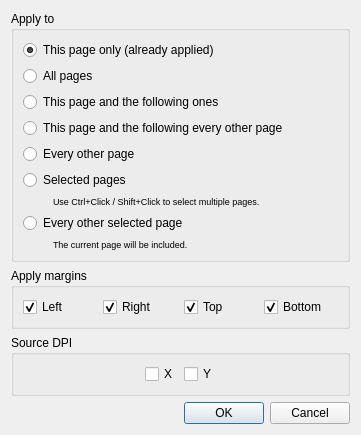
<?xml version="1.0" encoding="UTF-8"?>
<ui version="4.0">
 <class>page_layout::ApplyMarginsDialog</class>
 <widget class="QDialog" name="page_layout::ApplyMarginsDialog">
  <property name="windowModality">
   <enum>Qt::WindowModal</enum>
  </property>
  <property name="geometry">
   <rect>
    <x>0</x>
    <y>0</y>
    <width>361</width>
    <height>400</height>
   </rect>
  </property>
  <layout class="QVBoxLayout" name="verticalLayout_5">
   <item>
    <widget class="QGroupBox" name="groupBox_2">
     <property name="title">
      <string>Apply to</string>
     </property>
     <layout class="QVBoxLayout" name="verticalLayout_2">
      <item>
       <widget class="QRadioButton" name="thisPageRB">
        <property name="text">
         <string>This page only (already applied)</string>
        </property>
        <property name="checked">
         <bool>true</bool>
        </property>
       </widget>
      </item>
      <item>
       <widget class="QRadioButton" name="allPagesRB">
        <property name="text">
         <string>All pages</string>
        </property>
       </widget>
      </item>
      <item>
       <widget class="QRadioButton" name="thisPageAndFollowersRB">
        <property name="text">
         <string>This page and the following ones</string>
        </property>
       </widget>
      </item>
      <item>
       <widget class="QRadioButton" name="thisEveryOtherRB">
        <property name="text">
         <string>This page and the following every other page</string>
        </property>
       </widget>
      </item>
      <item>
       <widget class="QRadioButton" name="everyOtherRB">
        <property name="text">
         <string>Every other page</string>
        </property>
       </widget>
      </item>
      <item>
       <widget class="QRadioButton" name="selectedPagesRB">
        <property name="text">
         <string>Selected pages</string>
        </property>
       </widget>
      </item>
      <item>
       <layout class="QHBoxLayout" name="horizontalLayout_2">
        <item>
         <spacer name="horizontalSpacer_5">
          <property name="orientation">
           <enum>Qt::Horizontal</enum>
          </property>
          <property name="sizeType">
           <enum>QSizePolicy::Fixed</enum>
          </property>
          <property name="sizeHint" stdset="0">
           <size>
            <width>30</width>
            <height>0</height>
           </size>
          </property>
         </spacer>
        </item>
        <item>
         <widget class="QLabel" name="selectedPagesHint">
          <property name="font">
           <font>
            <pointsize>7</pointsize>
           </font>
          </property>
          <property name="text">
           <string>Use Ctrl+Click / Shift+Click to select multiple pages.</string>
          </property>
         </widget>
        </item>
       </layout>
      </item>
      <item>
       <widget class="QRadioButton" name="everyOtherSelectedRB">
        <property name="text">
         <string>Every other selected page</string>
        </property>
       </widget>
      </item>
      <item>
       <layout class="QHBoxLayout" name="horizontalLayout_5">
        <item>
         <spacer name="horizontalSpacer_6">
          <property name="orientation">
           <enum>Qt::Horizontal</enum>
          </property>
          <property name="sizeType">
           <enum>QSizePolicy::Fixed</enum>
          </property>
          <property name="sizeHint" stdset="0">
           <size>
            <width>30</width>
            <height>0</height>
           </size>
          </property>
         </spacer>
        </item>
        <item>
         <widget class="QLabel" name="everyOtherSelectedHint">
          <property name="font">
           <font>
            <pointsize>7</pointsize>
           </font>
          </property>
          <property name="text">
           <string>The current page will be included.</string>
          </property>
         </widget>
        </item>
       </layout>
      </item>
     </layout>
    </widget>
   </item>
   <item>
    <widget class="QGroupBox" name="marginsToApplyGroup">
     <property name="title">
      <string>Apply margins</string>
     </property>
     <layout class="QHBoxLayout" name="horizontalLayout_margins">
      <item>
       <widget class="QCheckBox" name="applyLeftCB">
        <property name="text">
         <string>Left</string>
        </property>
        <property name="checked">
         <bool>true</bool>
        </property>
       </widget>
      </item>
      <item>
       <widget class="QCheckBox" name="applyRightCB">
        <property name="text">
         <string>Right</string>
        </property>
        <property name="checked">
         <bool>true</bool>
        </property>
       </widget>
      </item>
      <item>
       <widget class="QCheckBox" name="applyTopCB">
        <property name="text">
         <string>Top</string>
        </property>
        <property name="checked">
         <bool>true</bool>
        </property>
       </widget>
      </item>
      <item>
       <widget class="QCheckBox" name="applyBottomCB">
        <property name="text">
         <string>Bottom</string>
        </property>
        <property name="checked">
         <bool>true</bool>
        </property>
       </widget>
      </item>
     </layout>
    </widget>
   </item>
   <item>
    <widget class="QGroupBox" name="sourceDpiToApplyGroup">
     <property name="title">
      <string>Source DPI</string>
     </property>
     <layout class="QHBoxLayout" name="sourceDpiToApplyLayout">
      <item>
       <spacer name="sourceDpiLeftSpacer">
        <property name="orientation">
         <enum>Qt::Horizontal</enum>
        </property>
        <property name="sizeType">
         <enum>QSizePolicy::Expanding</enum>
        </property>
        <property name="sizeHint" stdset="0">
         <size>
          <width>0</width>
          <height>0</height>
         </size>
        </property>
       </spacer>
      </item>
      <item>
       <widget class="QCheckBox" name="applyDpiXCB">
        <property name="text">
         <string>X</string>
        </property>
        <property name="checked">
         <bool>false</bool>
        </property>
        <property name="toolTip">
         <string>Copy this page&apos;s horizontal source DPI to the target pages.</string>
        </property>
       </widget>
      </item>
      <item>
       <widget class="QCheckBox" name="applyDpiYCB">
        <property name="text">
         <string>Y</string>
        </property>
        <property name="checked">
         <bool>false</bool>
        </property>
        <property name="toolTip">
         <string>Copy this page&apos;s vertical source DPI to the target pages.</string>
        </property>
       </widget>
      </item>
      <item>
       <spacer name="sourceDpiRightSpacer">
        <property name="orientation">
         <enum>Qt::Horizontal</enum>
        </property>
        <property name="sizeType">
         <enum>QSizePolicy::Expanding</enum>
        </property>
        <property name="sizeHint" stdset="0">
         <size>
          <width>0</width>
          <height>0</height>
         </size>
        </property>
       </spacer>
      </item>
     </layout>
    </widget>
   </item>
   <item>
    <spacer name="verticalSpacer">
     <property name="orientation">
      <enum>Qt::Vertical</enum>
     </property>
     <property name="sizeHint" stdset="0">
      <size>
       <width>20</width>
       <height>0</height>
      </size>
     </property>
    </spacer>
   </item>
   <item>
    <widget class="QDialogButtonBox" name="buttonBox">
     <property name="orientation">
      <enum>Qt::Horizontal</enum>
     </property>
     <property name="standardButtons">
      <set>QDialogButtonBox::Cancel|QDialogButtonBox::Ok</set>
     </property>
    </widget>
   </item>
  </layout>
 </widget>
 <resources/>
 <connections>
  <connection>
   <sender>buttonBox</sender>
   <signal>rejected()</signal>
   <receiver>page_layout::ApplyMarginsDialog</receiver>
   <slot>reject()</slot>
  </connection>
 </connections>
</ui>
